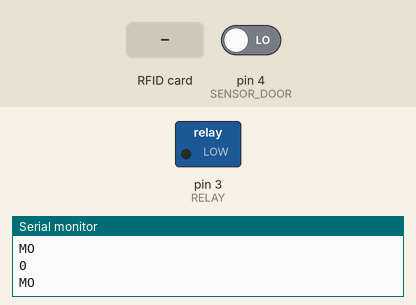
This sketch was run on a simulated Arduino Uno, built with avr-gcc and run on an emulated ATmega328P. Parts: switched loads named in the sketch (green lamp = pin HIGH), the last lines printed to the serial monitor. Inputs (shaded band) come from the test bench; at power-on: pin 4 (SENSOR_DOOR) LOW. Pins used as bus, display or sensor lines are not drawn.

Above: at 1.2 s.
1.3 s: RFID card A9 A1 EF 6E held to the reader
At 2.2 s:
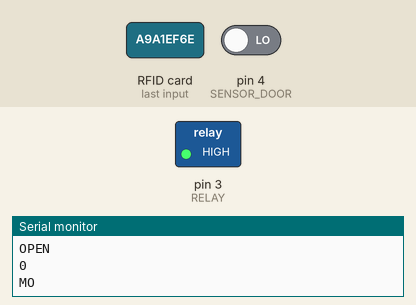
2.8 s: pin 4 (SENSOR_DOOR) driven HIGH
At 3.5 s:
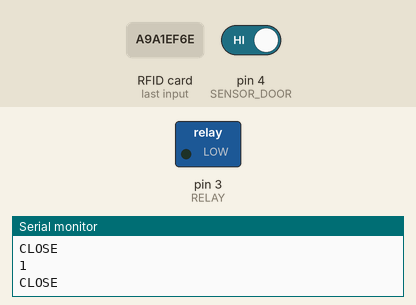
Timing chart, 0 to 5.8 s (numbered marks = the images above; inputs shaded):
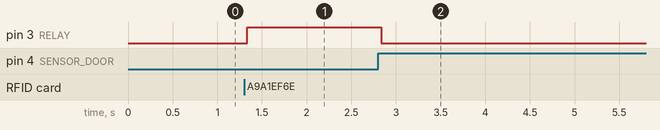

Measured:
- after the input at 1.3 s, pin 3 (RELAY): LOW → HIGH at once
- after the input at 2.8 s, pin 3 (RELAY): HIGH → LOW at once

The sketch:

DATN_KEYDOOR.ino
```cpp
#include <SPI.h>
#include <MFRC522.h>

#define SS_1_PIN 10
#define SS_2_PIN 2
#define RST_PIN 9
#define RELAY 3
#define SENSOR_DOOR 4

MFRC522 rfid(SS_1_PIN, RST_PIN); // Instance of the class
MFRC522 rfid1(SS_2_PIN, RST_PIN); // Instance of the class
MFRC522::MIFARE_Key key;

byte UID_B[4], UID_B1[4];
char UID_C[15], UID_C1[15];

void setup()
{
  Serial.begin(9600);
  pinMode(RELAY, OUTPUT);
  pinMode(SENSOR_DOOR, INPUT);
}

void loop()
{
  RFID();
  RFID1();
  // CHECK_UID: SEND DATA TO SERVER TO CHECK IT. IF OK SEND '1' FOR ESP32, ELSE  SEND '0'.
  // IF(CHECK_UID == 1) ... ELSE ...
  if(String(UID_C1) == "A9A1EF6E")
  {
    digitalWrite(RELAY, HIGH);
    Serial.println("OPEN");
  }
  Serial.println(digitalRead(SENSOR_DOOR));
  if(digitalRead(SENSOR_DOOR) == 1)
  {
    memset(UID_C1, NULL, 15);
    digitalWrite(RELAY, LOW);
    Serial.println("CLOSE");
  }
  else Serial.println("MO");

}

//===========================================

void RFID()
{
  //Serial.println("pirmais");
  SPI.begin(); // Init SPI bus
  rfid.PCD_Init(); // Init MFRC522

  if ( ! rfid.PICC_IsNewCardPresent())
  {
  return;
  }
  if ( ! rfid.PICC_ReadCardSerial())
  {
  return;
  }
  Serial.println("READER 1: ");
  for (byte i = 0; i < rfid.uid.size; i++)
  {
    UID_B1[i] = rfid.uid.uidByte[i];
  }
  byte UID_SIZE1 = sizeof(UID_B1);
  memset(UID_C1, 0, sizeof(UID_SIZE1));
  //COVERT BYTE TO CHAR
  for (int y = 0; y < UID_SIZE1; y++)
  {
    // convert byte to its ascii representation
    sprintf(&UID_C1[y * 2], "%02X", UID_B1[y]);
  }
  Serial.println(UID_C1);
  Serial.println("");
  rfid.PICC_HaltA();
  rfid.PCD_StopCrypto1();
  SPI.end();
}

//==============================================
void RFID1()
{
   SPI.begin(); // Init SPI bus
   rfid1.PCD_Init(); // Init MFRC522

  if ( ! rfid1.PICC_IsNewCardPresent())
  {
  return;
  }
  if ( ! rfid1.PICC_ReadCardSerial())
  {
  return;
  }
  Serial.println("READER 2: ");
  for (byte i = 0; i < rfid1.uid.size; i++)
  {
    //Serial.print(rfid1.uid.uidByte[ii], HEX);
    UID_B1[i] = rfid1.uid.uidByte[i];
  }
  byte UID_SIZE1 = sizeof(UID_B1);
  memset(UID_C1, 0, sizeof(UID_SIZE1));
  //COVERT BYTE TO CHAR
  for (int y = 0; y < UID_SIZE1; y++)
  {
    // convert byte to its ascii representation
    sprintf(&UID_C1[y * 2], "%02X", UID_B1[y]);
  }
  Serial.println(UID_C1);
  Serial.println("");
  rfid1.PICC_HaltA();
  rfid1.PCD_StopCrypto1();

  SPI.end();
}
```
